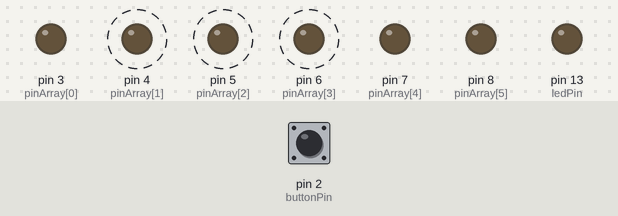
This sketch was run on a simulated Arduino Uno, built with avr-gcc and run on an emulated ATmega328P. On the bench: output pins drawn as LEDs (lit = HIGH). Dashed ring = blinking. The inputs (shaded band) are chosen by the test bench; at power-on: pin 2 (buttonPin) LOW.

Above: at 1.2 s.
1.3 s: pin 2 (buttonPin) pulled HIGH for 0.15 s
At 1.9 s:
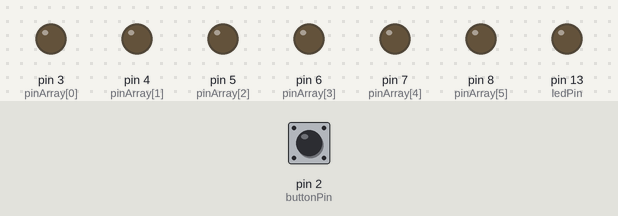
4.3 s: pin 2 (buttonPin) pulled HIGH for 1 s
At 6.32 s:
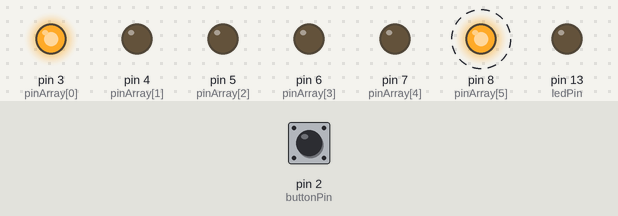
7.3 s: pin 2 (buttonPin) pulled HIGH for 3.2 s
At 7.57 s:
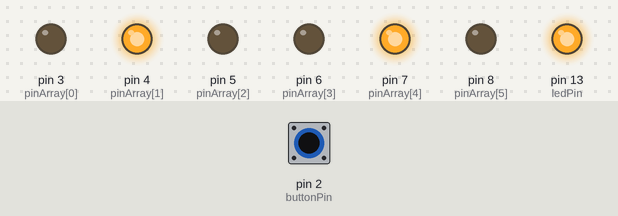
Timing chart, 0 to 18.0 s (numbered marks = the images above; inputs shaded):
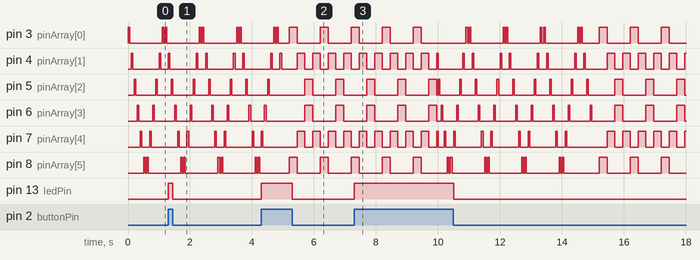

Measured:
- after the input at 1.3 s, pin 13 (ledPin): LOW → HIGH at once, → LOW 0.15 s later
- after the input at 4.3 s, pin 13 (ledPin): LOW → HIGH at once, → LOW 1.0 s later
- after the input at 7.3 s, pin 13 (ledPin): LOW → HIGH at once, → LOW 3.2 s later

The sketch:

led_animations.ino
```cpp
int pinArray[] = {3, 4, 5, 6, 7, 8};
int count = 0;
const long interval = 50;
const int ledPin =  13;
const int buttonPin = 2;
int buttonState = 0;
unsigned long previousMillis = 0;
unsigned long prevAnimMillis = 0;

int currentLed = 0;
int ledState = HIGH;
int animDirection = 1;
int currentAnimation = 0;

int animStep = 0;
int currentStatus[6]={0,0,0,0,0,0};

const long animInterval = 5000;

struct status {
   int led;
   int ledStatus;
   int animDirection;
};


void setup(){

  for (count=0;count<6;count++) {
    pinMode(pinArray[count], OUTPUT);
  }

  pinMode(ledPin, OUTPUT);
  pinMode(buttonPin, INPUT);
  digitalWrite(pinArray[currentLed], ledState);
}

void loop() {

  unsigned long currentMillis = millis();
  digitalWrite(ledPin, digitalRead(buttonPin));


  if(currentMillis - prevAnimMillis >= animInterval){
    prevAnimMillis = currentMillis;
    currentAnimation = (currentAnimation + 1) % 2;
    clearLeds();
  }

  if(currentAnimation==0){
    updateAnimation(currentMillis);
  }else{
    updateAnimation2(currentMillis);
  }

}
void updateAnimation2(long currentMillis){
  if (currentMillis - previousMillis >= interval*5) {
    previousMillis = currentMillis;

    getStatus(animStep, currentStatus);
    animStep = (animStep + 1) % 4;

    for (count=0;count<6;count++) {
      digitalWrite(pinArray[count], currentStatus[count]);
    }
  }
}

void getStatus (int animStep, int (& arr)[6]){
  for (int i = 0; i < 6; i++){
    arr[i] = 0;
  }

  if(animStep == 0){
    arr[0] = 1;
    arr[5] = 1;
  }
  if(animStep == 1 || animStep == 3){
    arr[1] = 1;
    arr[4] = 1;
  }

  if(animStep == 2){
    arr[2] = 1;
    arr[3] = 1;
  }
}

void clearLeds(){
  for (count=0;count<6;count++) {
      digitalWrite(pinArray[count], LOW);
    }
}

void updateAnimation(long currentMillis){
  if (currentMillis - previousMillis >= interval) {
    previousMillis = currentMillis;

    struct status newStatus = updateStatus(currentLed, ledState, animDirection);
    currentLed = newStatus.led;
    ledState = newStatus.ledStatus;
    animDirection = newStatus.animDirection;

    digitalWrite(pinArray[currentLed], ledState);
  }
}

struct status updateStatus(int led, int ledStatus, int animDirection) {
  struct status res;

  res.led = led;
  res.animDirection = animDirection;

  if(ledStatus == LOW){
    res.led = res.led + animDirection;
    res.ledStatus = HIGH;

    if(led == 5 && animDirection == 1){
      res.animDirection = -1;
      res.led = 5;
    }

    if(led == 0 && animDirection == -1){
      res.animDirection = 1;
      res.led = 0;
    }
  }else{
    res.ledStatus = LOW;
  }
  return res;
}
```
